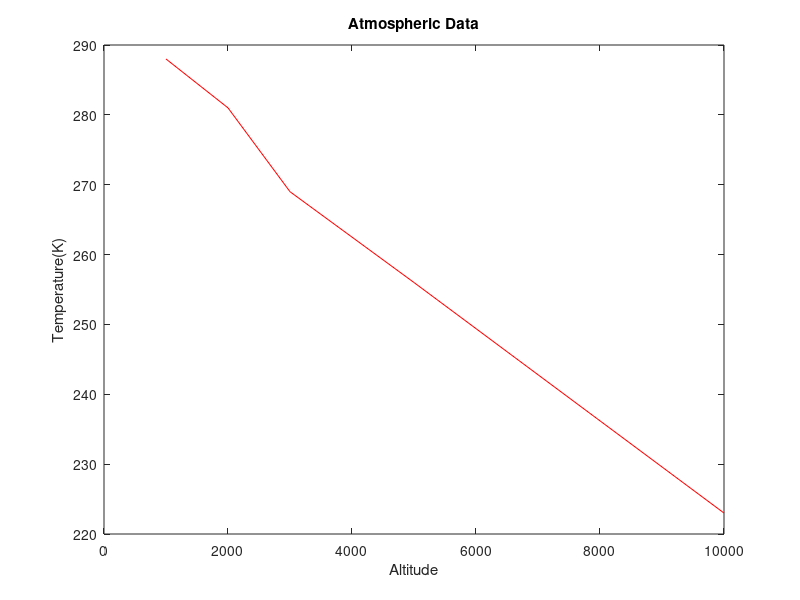

The MATLAB script that drew this image:
load test1.txt

plot(test1(:, 1),test1(:, 2), 'r');

xlabel('Altitude');
ylabel('Temperature(K)');
title('Atmospheric Data');